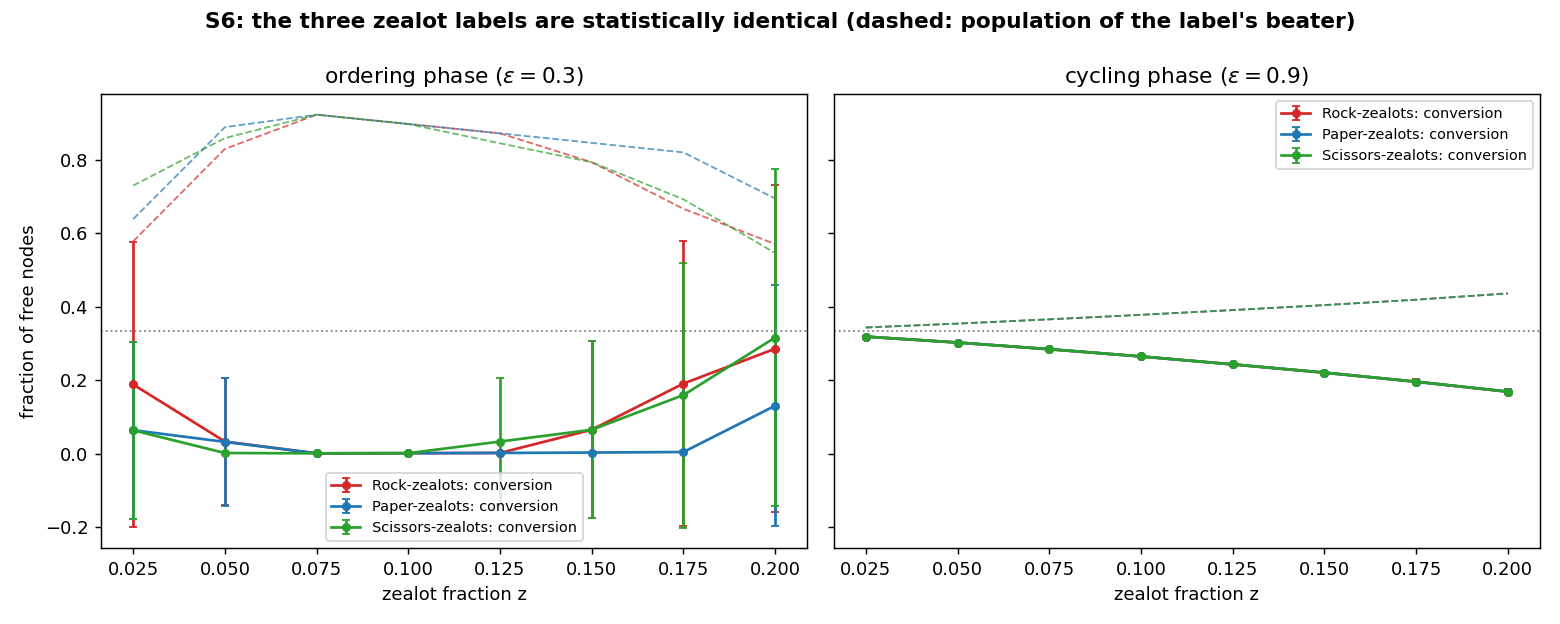

Source code (Python):
"""
S6 (report Sec. 6): zealot strategy label — an exact symmetry as a null test.

The zealot experiments lock zealots to Rock. The payoff matrix is exactly
symmetric under R->P->S->R, so relabeling the zealots must change NOTHING
statistically. Here the Sec. 6.1 protocol runs for all three labels, 32 graph
seeds (the seed also draws the placement), both phases; a paired permutation
test calibrates the label spread against its exact null. Hypothesis
(sensitivity/HYPOTHESES.md): label differences sit inside seed scatter at
every z; the backfire (free nodes adopt the strategy that BEATS the zealots)
appears for every label. Systematic label dependence = implementation bug.
"""

import os, sys
import numpy as np
import matplotlib.pyplot as plt

sys.path.insert(0, os.path.join(os.path.dirname(__file__), ".."))
from common.graphs import build_graph, write_edgelist
from common.io import save_table
from common import runner

HERE = os.path.dirname(os.path.abspath(__file__))
N, K = 800, 10
STRATS = [0, 1, 2]                       # Rock, Paper, Scissors
NAMES = ["Rock", "Paper", "Scissors"]
KEYS = ["r", "p", "s"]
ZV = np.linspace(0.025, 0.20, 8)   # z=0 excluded: with no zealots the label is
                                   # undefined (all three would measure the SAME
                                   # run against different names)
SEEDS = list(range(1, 33))
REGIMES = [("ordering", 0.3), ("cycling", 0.9)]


def main():
    runner.ensure_engine()
    els = {s: write_edgelist(build_graph("ER", N, K, seed=s),
                             os.path.join(HERE, f"_zg_{s}.edgelist"))
           for s in SEEDS}
    points = [(eps, zs, z, s) for _, eps in REGIMES for zs in STRATS
              for z in ZV for s in SEEDS]
    res = runner.run_many([dict(edgelist=els[s], eps=eps, zealot_frac=float(z),
                                zealot_strategy=zs, seed=s)
                           for eps, zs, z, s in points])
    for el in els.values():
        os.remove(el)
    conv = np.array([r["conversion"] for r in res]).reshape(
        len(REGIMES), len(STRATS), len(ZV), len(SEEDS))
    mpsi = np.array([r["m_psi"] for r in res]).reshape(conv.shape)
    beat = np.array([res[i][KEYS[(p[1] + 1) % 3]]                 # rho of the label's beater
                     for i, p in enumerate(points)]).reshape(conv.shape)

    long = {"epsilon": [], "zealot_strategy": [], "z": [],
            "conversion": [], "conversion_sd": [],
            "m_psi": [], "m_psi_sd": [], "rho_beater": []}
    for i, (_, eps) in enumerate(REGIMES):
        for j, zs in enumerate(STRATS):
            for k, z in enumerate(ZV):
                long["epsilon"].append(eps); long["zealot_strategy"].append(zs)
                long["z"].append(z)
                long["conversion"].append(conv[i, j, k].mean())
                long["conversion_sd"].append(conv[i, j, k].std())
                long["m_psi"].append(mpsi[i, j, k].mean())
                long["m_psi_sd"].append(mpsi[i, j, k].std())
                long["rho_beater"].append(beat[i, j, k].mean())
    save_table(os.path.join(HERE, "sens_zealot_symmetry.csv"), long)

    # paired permutation test: under the symmetry null the three label values of
    # a given seed are exchangeable, so permuting labels WITHIN each seed gives
    # the exact null distribution of the label spread (max-min of label means).
    # Seed-level outcomes are bimodal at large z (a realisation either flips to
    # the zealot consensus or not), so this replaces a miscalibrated Gaussian test.
    prng = np.random.default_rng(0)
    n_perm = 2000
    ptab = {"epsilon": [], "z": [], "spread": [], "p_value": [], "coalesced": []}
    for i, (name, eps) in enumerate(REGIMES):
        pvals = []
        for k in range(len(ZV)):
            vals = conv[i, :, k, :]                        # (3 labels, seeds)
            obs = np.ptp(vals.mean(axis=1))
            null = np.empty(n_perm)
            for b in range(n_perm):
                idx = np.argsort(prng.random((vals.shape[1], 3)), axis=1)
                perm = vals[idx.T, np.arange(vals.shape[1])]
                null[b] = np.ptp(perm.mean(axis=1))
            p = float(np.mean(null >= obs - 1e-12))
            pvals.append(p)
            ptab["epsilon"].append(eps); ptab["z"].append(ZV[k])
            ptab["spread"].append(obs); ptab["p_value"].append(p)
            ptab["coalesced"].append(1.0 if obs == 0.0 else 0.0)
        pvals = np.array(pvals)
        n_sig = int(np.sum(pvals < 0.05))
        n_coalesced = int(np.sum(np.ptp(conv[i].mean(axis=2), axis=0) == 0.0))
        print(f"{name} (eps={eps}): permutation p-values per z = "
              f"{np.array2string(pvals, precision=2)}; {n_sig}/{len(ZV)} below 0.05; "
              f"{n_coalesced}/{len(ZV)} z-points with EXACTLY zero spread "
              f"(coalesced relabeled trajectories)")
    save_table(os.path.join(HERE, "sens_zealot_pvals.csv"), ptab)

    fig, axes = plt.subplots(1, 2, figsize=(12, 4.8), sharey=True)
    colors = ["tab:red", "tab:blue", "tab:green"]
    for ax, (i, (name, eps)) in zip(axes, enumerate(REGIMES)):
        for j, zs in enumerate(STRATS):
            ax.errorbar(ZV, conv[i, j].mean(axis=1), yerr=conv[i, j].std(axis=1),
                        fmt="o-", ms=4, capsize=2, color=colors[j],
                        label=f"{NAMES[j]}-zealots: conversion")
            ax.plot(ZV, beat[i, j].mean(axis=1), "--", lw=1, color=colors[j], alpha=0.7)
        ax.axhline(1 / 3, color="gray", ls=":", lw=1)
        ax.set_title(f"{name} phase ($\\varepsilon={eps}$)")
        ax.set_xlabel("zealot fraction z")
        ax.legend(fontsize=8)
    axes[0].set_ylabel("fraction of free nodes")
    fig.suptitle("S6: the three zealot labels are statistically identical "
                 "(dashed: population of the label's beater)", fontweight="bold")
    fig.tight_layout()
    fig.savefig(os.path.join(HERE, "sens_zealot_symmetry.png"), dpi=130)
    print("Saved sens_zealot_symmetry.png")


if __name__ == "__main__":
    main()
